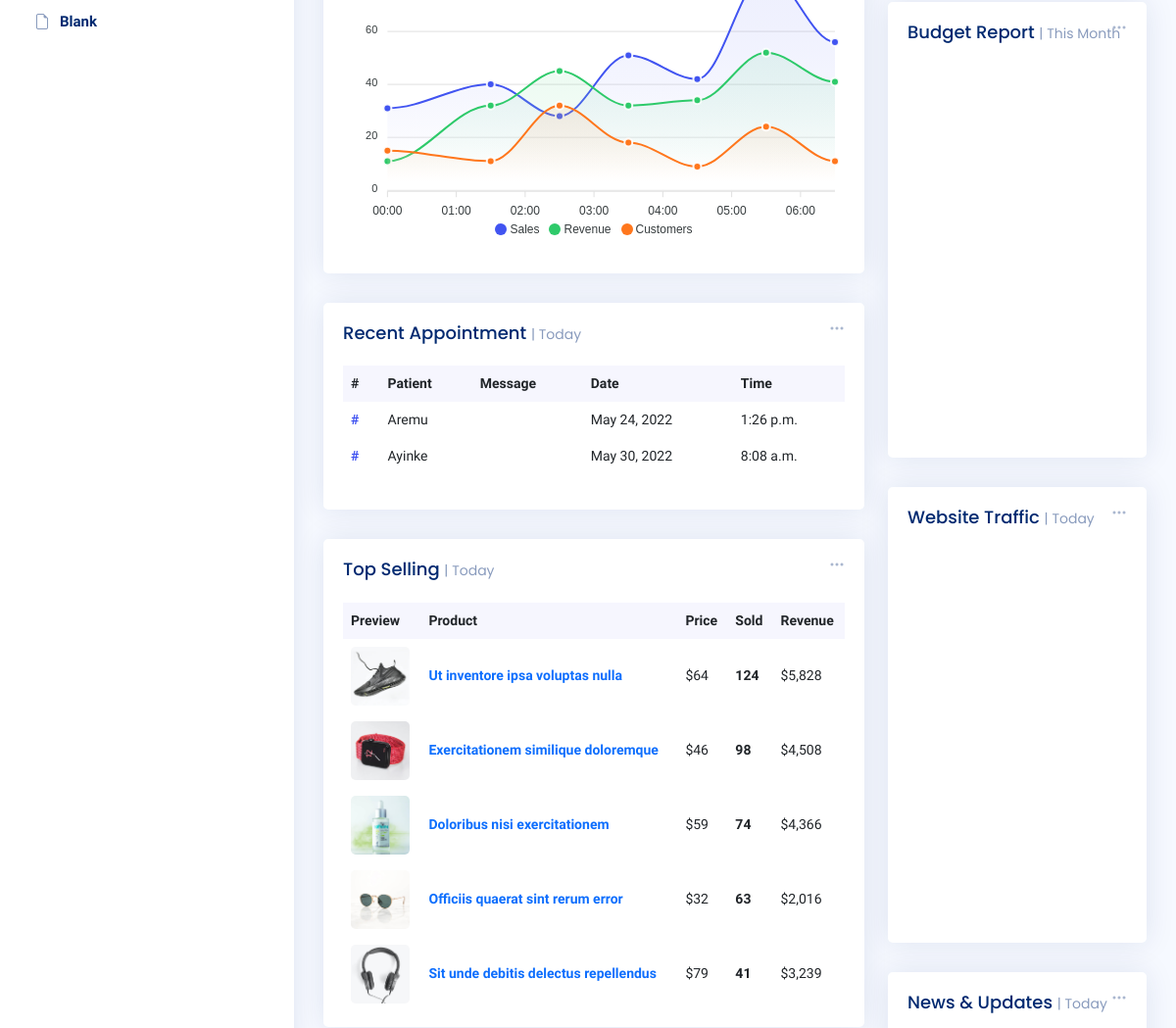
Page /staff/profile/ (middle part) on the earlier database version.
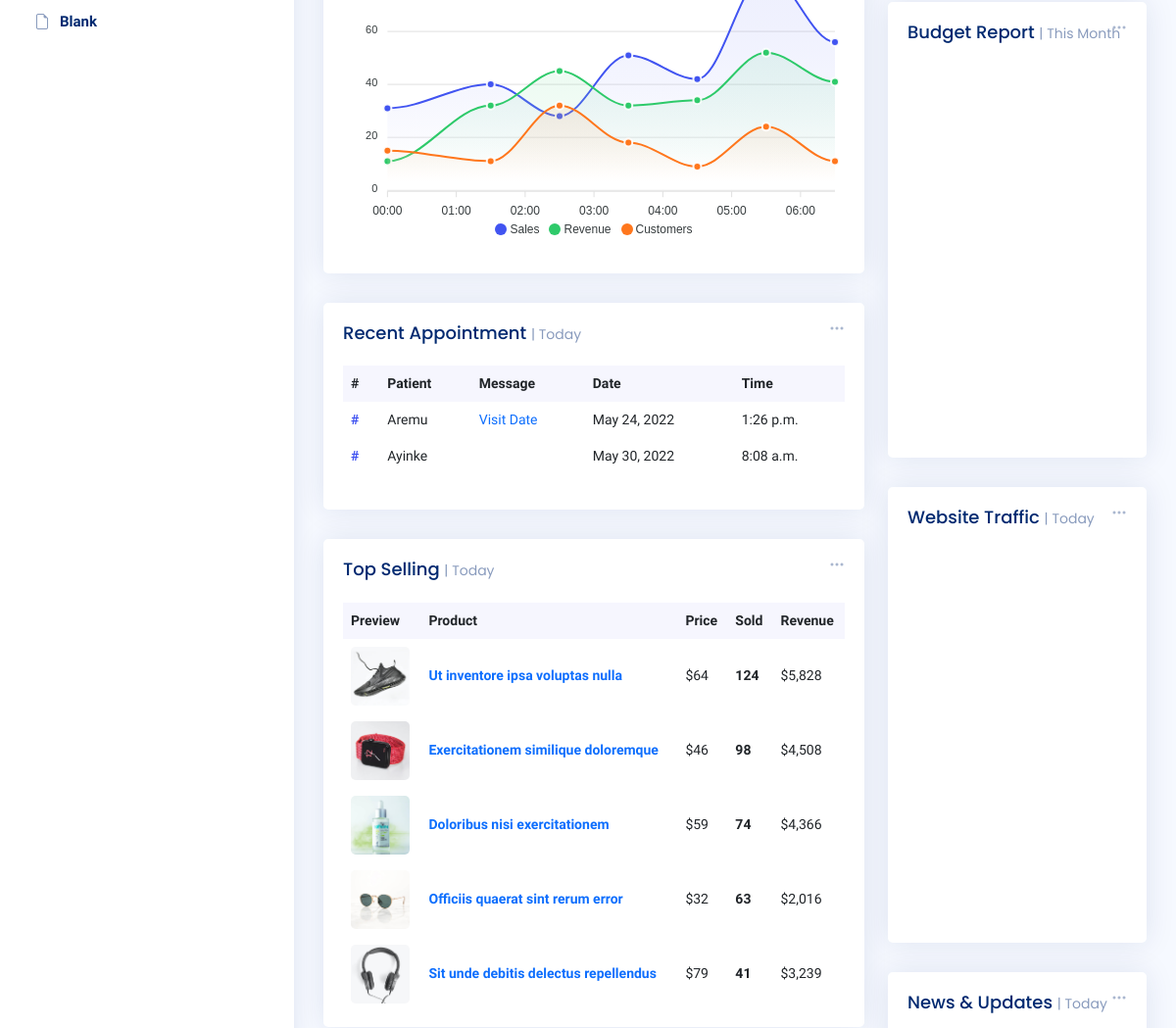
Same page on the later database version.
### Patient/models/patient.py (models this page shows, shortened)
class Appointment(models.Model):
    department = models.ForeignKey(Department, on_delete=models.CASCADE)
    doctor = models.ForeignKey(Doctor, on_delete=models.CASCADE)
    date = models.DateField()
    time = models.TimeField()
    patient = models.ForeignKey(Patient, on_delete=models.CASCADE)
    phone_number = models.CharField(blank=True, max_length=20)
    message = models.TextField(max_length=160 , blank=True)
    payment_status = models.BooleanField(default=False)
    slug= models.SlugField( default='12-12-11')

class Patient(models.Model):
    profile = models.OneToOneField(User, on_delete=models.CASCADE)
    DOB = models.DateField(blank=True)
    phone_number = models.CharField(max_length=15, blank=True)
    department = models.ManyToManyField(Department,blank=True)
    home_address = models.CharField(max_length=50, blank=True)
    next_of_kin_name = models.CharField(max_length=20, blank=True)
    next_of_kin_contact = models.CharField(max_length=20, blank=True)
    admitted = models.BooleanField(default=False)
    occupation = models.CharField(max_length=20, default="Teacher")
    def __str__(self):
        return self.get_full_name()
    def get_full_name(self):
        return f"{self.profile.first_name}"

### Staff/views.py (the view)
# urls.py: path("profile/",  profile, name="profile")
def profile(request):
    doctor = Doctor.objects.get(id=2)
    appointments = doctor.appointment_set.all()
    patient = doctor.department.patient_set.all()
    patient_count = patient.count()
    admitted_count = patient.filter(admitted = True).count()
    context = {
        "appointments":appointments,
        "patient_count":patient_count,
        "admitted_count":admitted_count,
    }
    return render(request, "staffprofile.html", context)

### Staff/templates/staffprofile.html (shortened to what the changed rows need)
{% load static %}
<!DOCTYPE html>
<html lang="en">
<head>
  <link href="{% static 'assets/vendor/bootstrap/css/bootstrap.min.css' %}" rel="stylesheet">
  <link href="{% static 'assets/vendor/bootstrap-icons/bootstrap-icons.css' %}" rel="stylesheet">
  <link href="{% static 'assets/vendor/boxicons/css/boxicons.min.css' %}" rel="stylesheet">
  <link href="{% static 'assets/vendor/quill/quill.snow.css' %}" rel="stylesheet">
  <link href="{% static 'assets/vendor/quill/quill.bubble.css' %}" rel="stylesheet">
  <link href="{% static 'assets/vendor/remixicon/remixicon.css' %}" rel="stylesheet">
  <link href="{% static 'assets/vendor/simple-datatables/style.css' %}" rel="stylesheet">
  <link href="{% static 'assets/css/style.css' %}" rel="stylesheet">
</head>
<body>
  <main id="main" class="main">
    <section class="section dashboard">
      <div class="row">
        <div class="col-lg-8">
          <div class="row">
            <div class="col-12">
              <div class="card recent-sales overflow-auto">
                <div class="card-body">
                  <table class="table table-borderless datatable">
                    <thead>
                      <tr>
                        <th scope="col">#</th>
                        <th scope="col">Patient</th>
                        <th scope="col">Message</th>
                        <th scope="col">Date</th>
                        <th scope="col">Time</th>
                      </tr>
                    </thead>
                    <tbody>
                    {% for appointment in appointments %}
                      <tr>
                        <th scope="row"><a href="#">#{{forloop_counter}}</a></th>
                        <td>{{appointment.patient}}</td>
                        <td><a href="#" class="text-primary">{{ appointment.message }}</a></td>
                        <td>{{appointment.date}}</td>
                        <td><span class="">{{appointment.time}}</span></td>
                      </tr>
                    {% endfor%}
                    </tbody>
                  </table>
                </div>
              </div>
            </div>
            <div class="col-12">
              <div class="card top-selling overflow-auto">
                <div class="card-body pb-0">
                  <table class="table table-borderless">
                    <thead>
                      <tr>
                        <th scope="col">Preview</th>
                        <th scope="col">Product</th>
                        <th scope="col">Price</th>
                        <th scope="col">Sold</th>
                        <th scope="col">Revenue</th>
                      </tr>
                    </thead>
                    <tbody>
                      <tr>
                        <th scope="row"><a href="#"><img src="{% static 'assets/img/product-1.jpg' %}" alt=""></a></th>
                      </tr>
                      <tr>
                        <th scope="row"><a href="#"><img src="{% static 'assets/img/product-2.jpg' %}" alt=""></a></th>
                      </tr>
                      <tr>
                        <th scope="row"><a href="#"><img src="{% static 'assets/img/product-3.jpg' %}" alt=""></a></th>
                      </tr>
                      <tr>
                        <th scope="row"><a href="#"><img src="{% static 'assets/img/product-4.jpg' %}" alt=""></a></th>
                      </tr>
                      <tr>
                        <th scope="row"><a href="#"><img src="{% static 'assets/img/product-5.jpg' %}" alt=""></a></th>
                      </tr>
                    </tbody>
                  </table>
                </div>
              </div>
            </div>
          </div>
        </div>
      </div>
    </section>
  </main>
</body>
</html>

Differences in the rows shown:
changed Appointment "Aremu": message (not shown) → "Visit Date"
